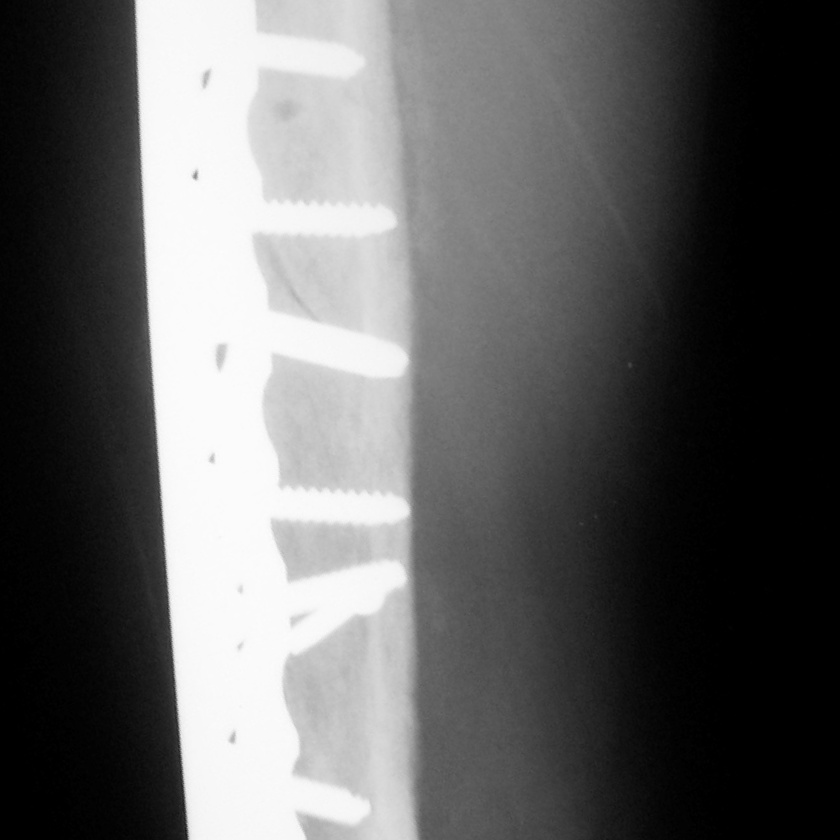
#> input picture Image Processing for Engineering and Science/Data/MathWorks Images/armxray.png, 840 x 840 px, shrunk from 1000 x 1000 before the run
$ jupyter execute multithresh.ipynb
#> lines starting #> are read from the running program, lines starting #| are printed output that depends on the picture
[cell 1]
import matplotlib
import matplotlib.pyplot as plt
import numpy as np

from skimage import data, io, color
from skimage.filters import threshold_multiotsu

# The input image.
image = io.imread('../Image Processing for Engineering and Science/Data/MathWorks Images/armxray.png')
#> image is the input picture: shape (840, 840); min 0, max 253, mean 97.5
#image = color.rgb2gray(image)

# Applying multi-Otsu threshold for the default value, generating
# three classes.
thresholds = threshold_multiotsu(image, classes=5)
#> thresholds = [35, 91, 161, 225]
thresholds
#> Out = [35, 91, 161, 225]

[cell 2]
# Using the threshold values, we generate the three regions.
regions = np.digitize(image, bins=thresholds)
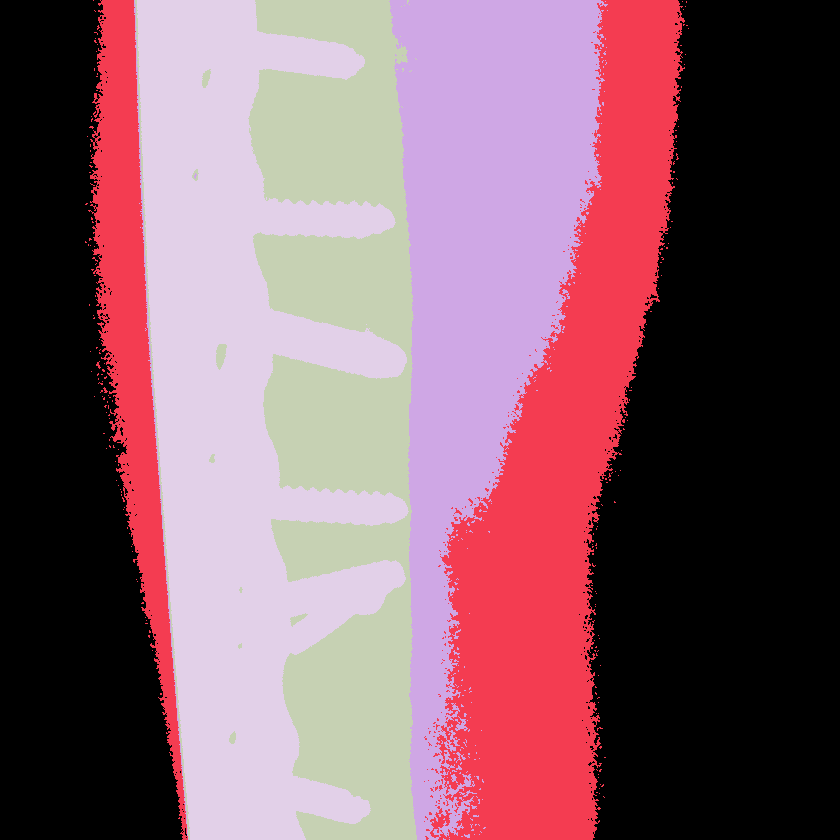
#> regions: shape (840, 840) int64; 5 distinct labels, from 0 to 4; one colour per label, 0 black

fig, ax = plt.subplots(nrows=1, ncols=3, figsize=(10, 3.5))

# Plotting the original image.
ax[0].imshow(image, cmap='gray')
ax[0].set_title('Original')
ax[0].axis('off')

# Plotting the histogram and the two thresholds obtained from
# multi-Otsu.
ax[1].hist(image.ravel(), bins=255)
ax[1].set_title('Histogram')
for thresh in thresholds:
    ax[1].axvline(thresh, color='r')
#> this loop made 4 passes
#> thresh on passes 1 to 4: 35, 91, 161, 225

# Plotting the Multi Otsu result.
ax[2].imshow(regions, cmap='jet')
ax[2].set_title('Multi-Otsu result')
ax[2].axis('off')

plt.subplots_adjust()

plt.show()
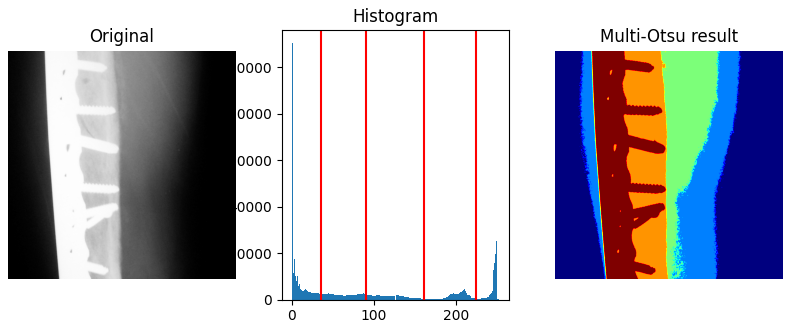
#> figure drawn by matplotlib, 3 panels; panel 2: tallest bar 110494 high, from x = 0 to 0.992
